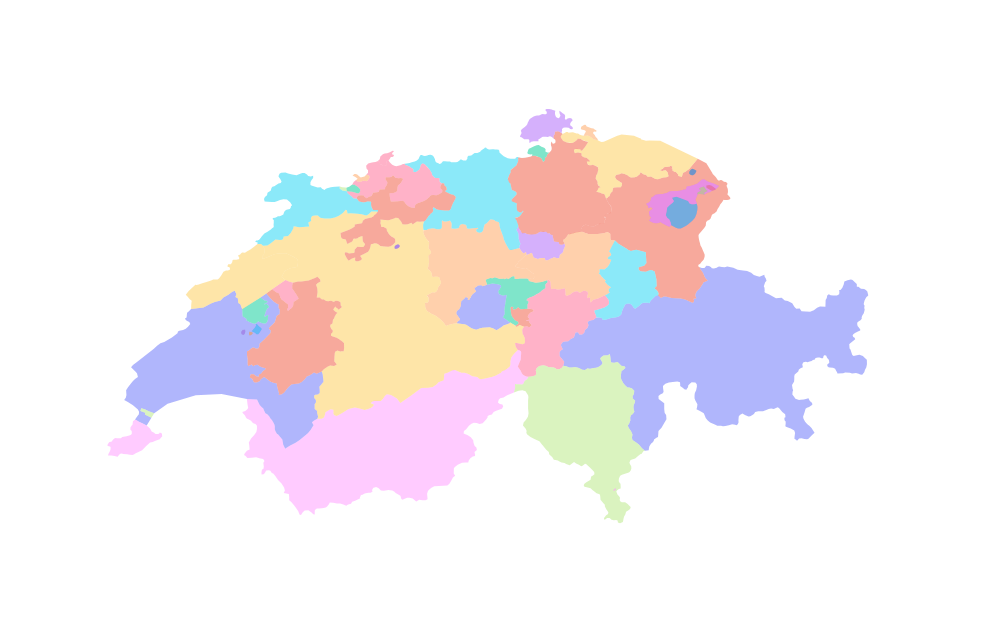

Notebook source saved alongside this figure:
### Markdown cell above
# Show as Plotly Graph

### Code cell
fig = go.Figure(layout={'plot_bgcolor': 'rgba(0,0,0,0)'})

# Update axes properties
fig.update_xaxes(
    range=[0, 1100],
    zeroline=False,
    showgrid=False,
    showticklabels=False,
)

# No idea why, but I have to revert y-axis
fig.update_yaxes(
    range=[700, 0],
    zeroline=False,
    showgrid=False,
    showticklabels=False,
)

canton_shapes = []
for c in cantons_border_path.keys():
    canton_shapes.append(
        go.layout.Shape(type='path',
                        path=cantons_border[c],
                        fillcolor="rgb(15,23,125)",
                        line_color="LightSeaGreen"))

# Add shapes
# fig.update_layout(shapes=canton_shapes, width=990, height=630, showlegend=False)
fig.update_layout(width=990, height=630, showlegend=False)

# Add traces for mouseover
for c in cantons_border_xy.items():
    for subarea in c[1]:
        fig.add_trace(
            go.Scatter(
                x=subarea[0],
                y=subarea[1],
                text=c[0],
                hoverinfo="text",
                hoveron="fills",
                fill="toself",
                mode="none",
                opacity=1,
            ))

fig.show()
